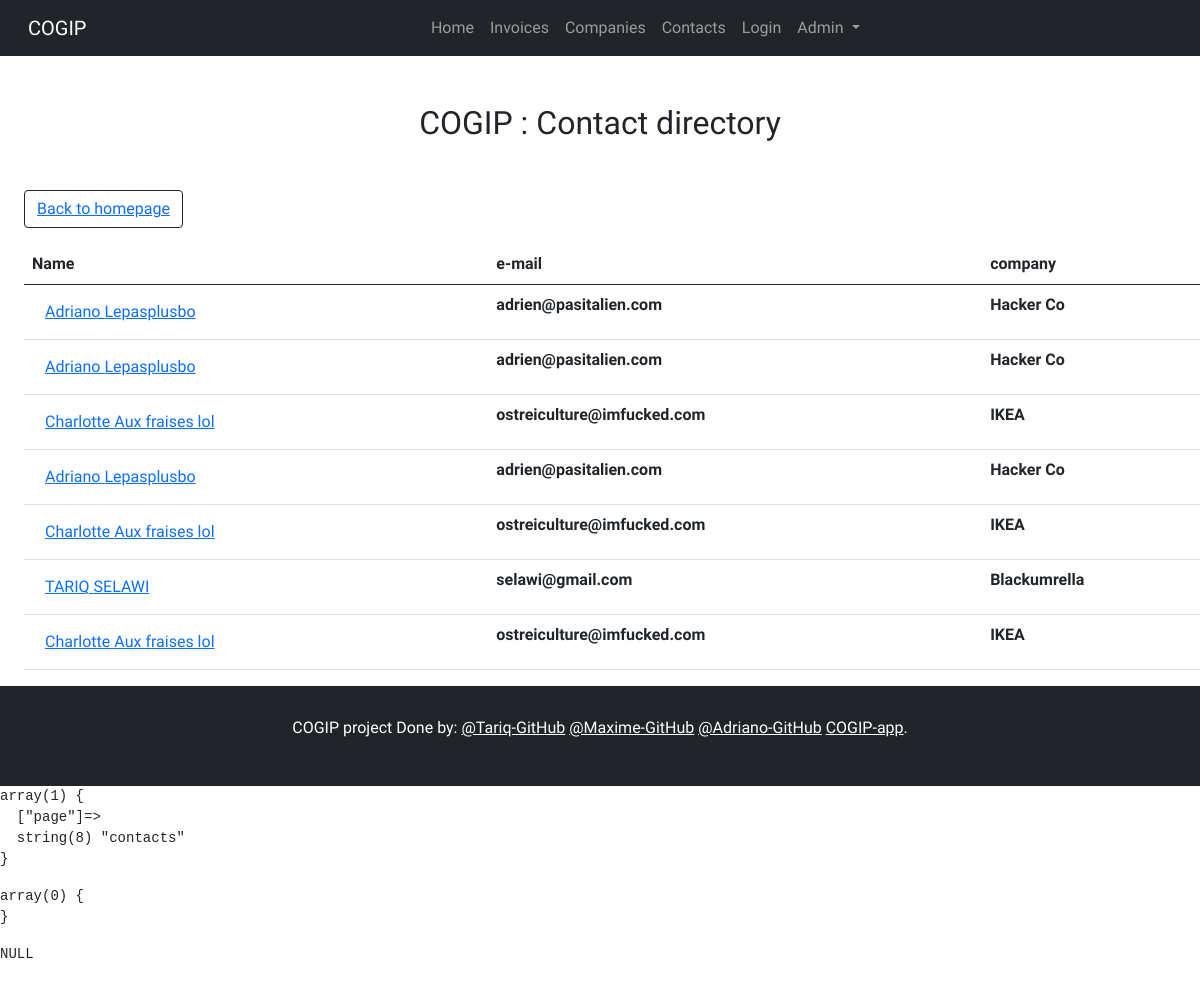
The page /?page=contacts on the database its author committed.
### tables this page shows
CREATE TABLE `invoices` (
  `invoice_id` int(20) NOT NULL,
  `invoice_number` int(100) NOT NULL,
  `invoice_date` date NOT NULL,
  `company_id` int(50) NOT NULL,
  `employee_id` int(50) NOT NULL
);

CREATE TABLE `employees` (
  `employee_id` int(20) NOT NULL,
  `first_name` varchar(255) NOT NULL,
  `last_name` varchar(255) NOT NULL,
  `email` varchar(320) NOT NULL,
  `company_id` int(20) NOT NULL
);

CREATE TABLE `companies` (
  `company_id` int(20) NOT NULL,
  `company_name` varchar(255) NOT NULL,
  `country` varchar(255) NOT NULL,
  `VAT_number` int(11) NOT NULL,
  `type_id` int(50) NOT NULL
);

### src/controller/ContactsController.php (called while the page is built)
<?php
require_once('./Model/ContactsManager.php');
class ContactsController
{
public function render(){
  $contacts = new ContactsManager();
  require('./view/Contacts.php');
}
}

### src/model/ContactsManager.php (called while the page is built, shortened)
<?php
 class ContactsManager extends Manager
 {
   public function displayContacts()
   {
     $db = $this->connectDb();
     try {
       $response = $db->prepare("SELECT *
     FROM employees e
     INNER JOIN companies c
     ON e.company_id=c.company_id
     INNER JOIN invoices i ON
     i.employee_id=e.employee_id");
       $response->execute();
     } catch (Exception $e) {
       echo $e->getMessage();
       exit();
     }
     return $response;
   }
 }

### src/view/Contacts.php (the view, shortened to what this page needs)
<?php require_once "include/header.php";?>
    <section>
      <h2 class="my-5 d-flex justify-content-center">COGIP : Contact directory</h2>
<p class="fs-6 mx-4 btn btn-outline-dark"><a href="../"> Back to homepage</a> </p>
      <table class="table mx-4">
        <thead>
          <tr>
            <th scope="col">Name</th>
            <th scope="col">e-mail</th>
            <th scope="col">company</th>
          </tr>
        </thead>
        <tr>
          <?php foreach($contacts->displayContacts() as $contact): ?>
            <form action="" method="post">
            <th><button type="submit" name="details" class="btn btn-link"><?= $contact['first_name'].' '. $contact['last_name'] ?></a></th>
            </form>
            <th><?= $contact['email'] ?></th>
            <th><?= $contact['company_name'] ?></th>
        </tr>
        <?php endforeach ?>
      </table>
    </section>
<?php require_once "include/footer.php"?>

### src/assets/css/style.css (style rules this page uses)
body { font-size: 48px; font-family: 'Crimson Pro', serif; }

### rows shown on the page
invoices: employee.first_name "Adriano", employee.last_name "Lepasplusbo", employee.email "adrien@pasitalien.com", companies.company_name "Hacker Co"
invoices: employee.first_name "Adriano", employee.last_name "Lepasplusbo", employee.email "adrien@pasitalien.com", companies.company_name "Hacker Co"
invoices: employee.first_name "Charlotte", employee.last_name "Aux fraises lol", employee.email "ostreiculture@imfucked.com", companies.company_name "IKEA"
invoices: employee.first_name "Adriano", employee.last_name "Lepasplusbo", employee.email "adrien@pasitalien.com", companies.company_name "Hacker Co"
invoices: employee.first_name "Charlotte", employee.last_name "Aux fraises lol", employee.email "ostreiculture@imfucked.com", companies.company_name "IKEA"
invoices: employee.first_name "TARIQ", employee.last_name "SELAWI", employee.email "selawi@gmail.com", companies.company_name "Blackumrella"
invoices: employee.first_name "Charlotte", employee.last_name "Aux fraises lol", employee.email "ostreiculture@imfucked.com", companies.company_name "IKEA"
